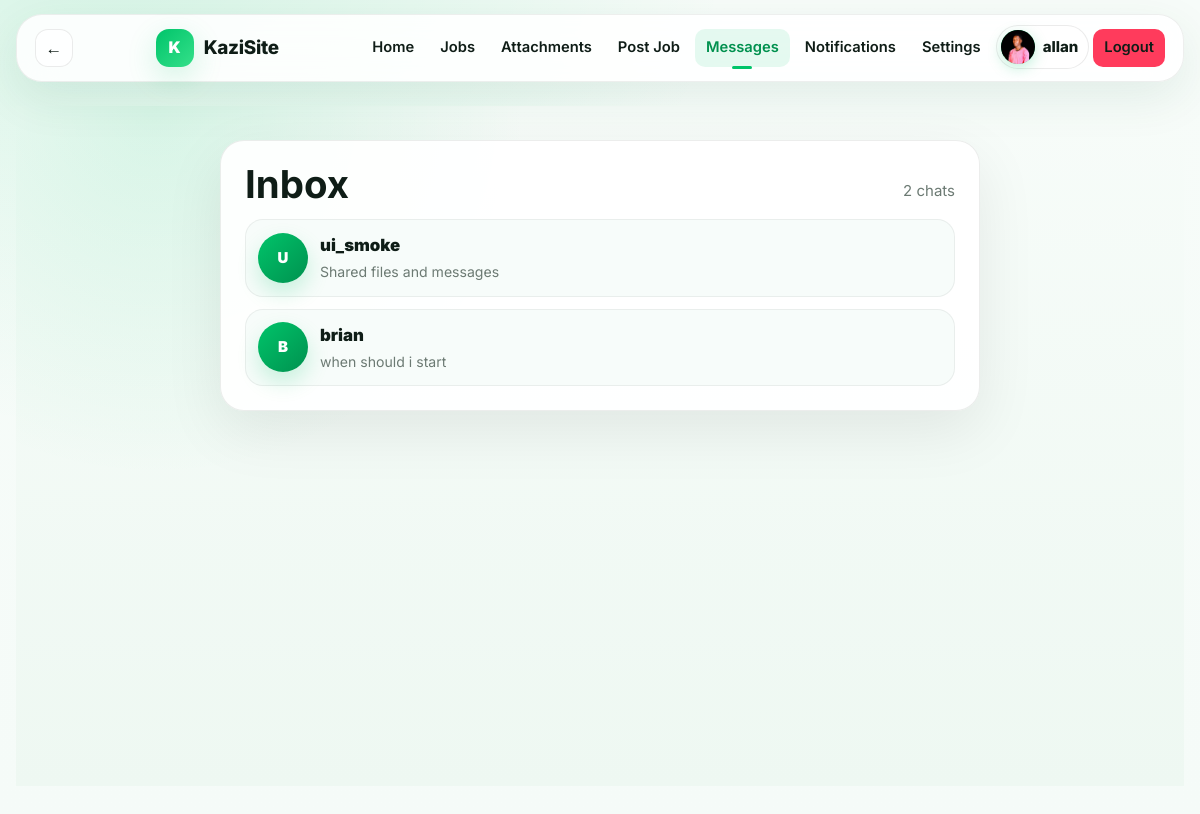
Before: /inbox/ (signed in) with the older database file.
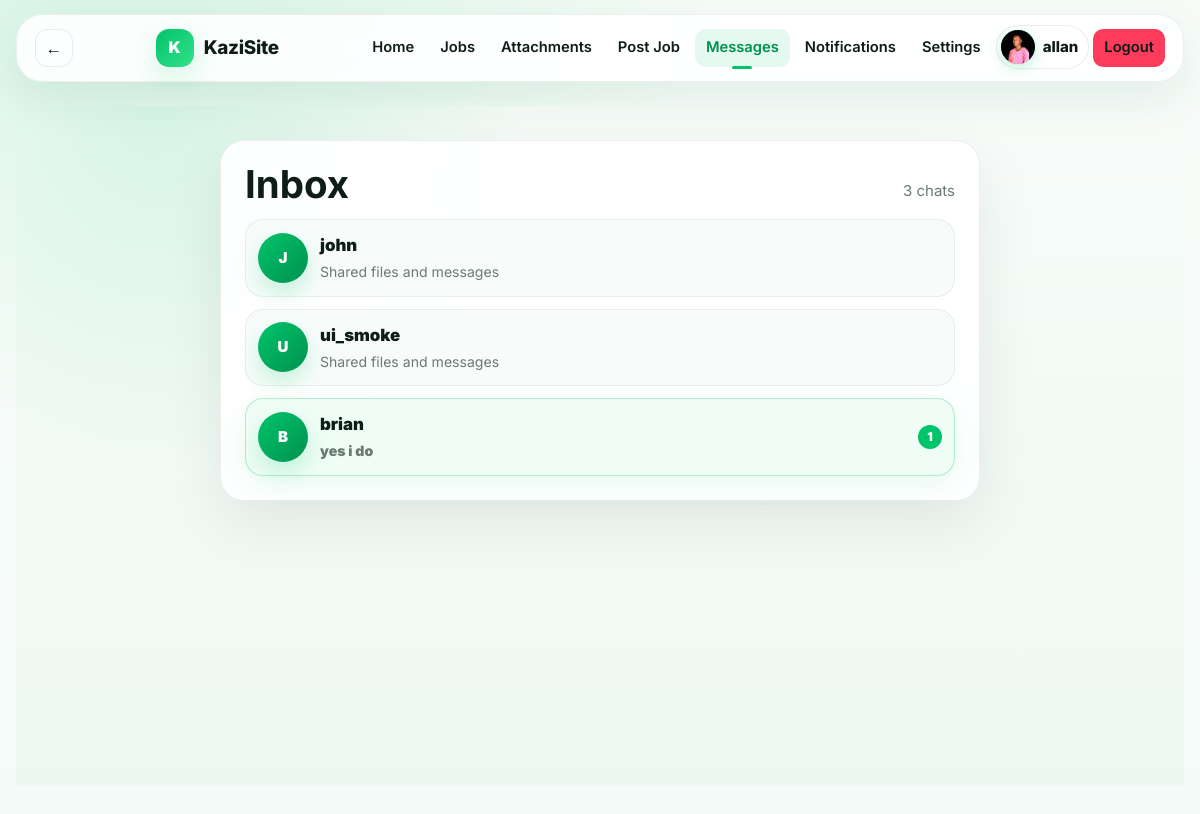
After: the same page with the newer database file.
### marketplace/models.py (models this page shows, shortened)
class Conversation(models.Model):
    participants = models.ManyToManyField(User, related_name='conversations')
    job = models.ForeignKey(Job, on_delete=models.SET_NULL, null=True, blank=True, related_name='conversations')
    updated_at = models.DateTimeField(default=timezone.now)
    class Meta:
        ordering = ['-updated_at']

class Message(models.Model):
    conversation = models.ForeignKey(Conversation, on_delete=models.CASCADE, related_name='messages')
    sender = models.ForeignKey(User, on_delete=models.CASCADE, related_name='sent_messages')
    hidden_for = models.ManyToManyField(User, blank=True, related_name='hidden_messages')
    body = models.TextField(blank=True)
    attachment = models.FileField(upload_to='chat/files/', blank=True)
    image = models.ImageField(upload_to='chat/images/', blank=True)
    voice_note = models.FileField(upload_to='chat/voice/', blank=True)
    seen = models.BooleanField(default=False)
    deleted_for_everyone = models.BooleanField(default=False)
    created_at = models.DateTimeField(auto_now_add=True)
    class Meta:
        ordering = ['created_at']

### marketplace/views.py (the view)
# urls.py: path('inbox/', views.inbox, name='inbox'),
@login_required
def inbox(request):
    conversations = request.user.conversations.prefetch_related('participants', 'messages')
    conversation_list = list(conversations)
    for conversation in conversation_list:
        conversation.other_user = next((participant for participant in conversation.participants.all() if participant != request.user), None)
        conversation.latest_message = conversation.messages.last()
        conversation.unread_count = conversation.messages.filter(seen=False).exclude(sender=request.user).count()
    return render(request, 'marketplace/inbox.html', {'conversations': conversation_list})

### marketplace/context_processors.py (called while the page is built)
def alert_badge(request):
    if not request.user.is_authenticated:
        return {'alert_match_count': 0, 'unread_chat_count': 0}
    return {
        'alert_match_count': len(matching_alert_jobs(request.user)),
        'unread_chat_count': unread_chat_message_count(request.user),
    }

### marketplace/views.py (called while the page is built, shortened)
def matching_alert_jobs(user):
    alerts = list(user.job_alerts.filter(active=True).select_related('category'))
    if not alerts:
        return []

def unread_chat_message_count(user):
    return Message.objects.filter(
        conversation__participants=user,
        seen=False,
    ).exclude(sender=user).count()

### templates/marketplace/inbox.html (shortened to what this page needs)
{% extends 'marketplace/base.html' %}
{% load static %}
{% block page_css %}<link rel="stylesheet" href="{% static 'marketplace/css/inbox.css' %}">{% endblock %}
{% block content %}
<main class="inbox-page">
    <section class="conversation-list">
        <div class="inbox-head">
            <h1>Inbox</h1>
            <span>{{ conversations|length }} chats</span>
        </div>
        {% for conversation in conversations %}
            <a class="conversation-item {% if conversation.unread_count %}is-unread{% endif %}" href="{% url 'chat_room' conversation.id %}">
                <span class="chat-avatar">
                    {% if conversation.other_user.profile.avatar %}
                        <img src="{{ conversation.other_user.profile.avatar.url }}" alt="{{ conversation.other_user.username }}">
                    {% else %}
                        {{ conversation.other_user.username|first|upper }}
                    {% endif %}
                </span>
                <span class="chat-copy">
                    <strong>{{ conversation.other_user.username }}</strong>
                    <small>{{ conversation.latest_message.body|default:'Shared files and messages' }}</small>
                </span>
                {% if conversation.unread_count %}
                    <span class="unread-badge">{{ conversation.unread_count }}</span>
                {% endif %}
            </a>
        {% empty %}
            <p class="empty-inbox">No conversations yet. Start one from a job post or profile.</p>
        {% endfor %}
    </section>
</main>
{% endblock %}

Changed rows visible on the page:
added Conversation: other_user.username|first "J", other_user.username "john", latest_message.body "Shared files and messages"
shown differently, row unchanged: Conversation "brian": latest_message.body "when should i start" → "yes i do"; unread_count (not shown) → "1"
Other visible differences:
{{ conversations|length }}: "2" → "3"
